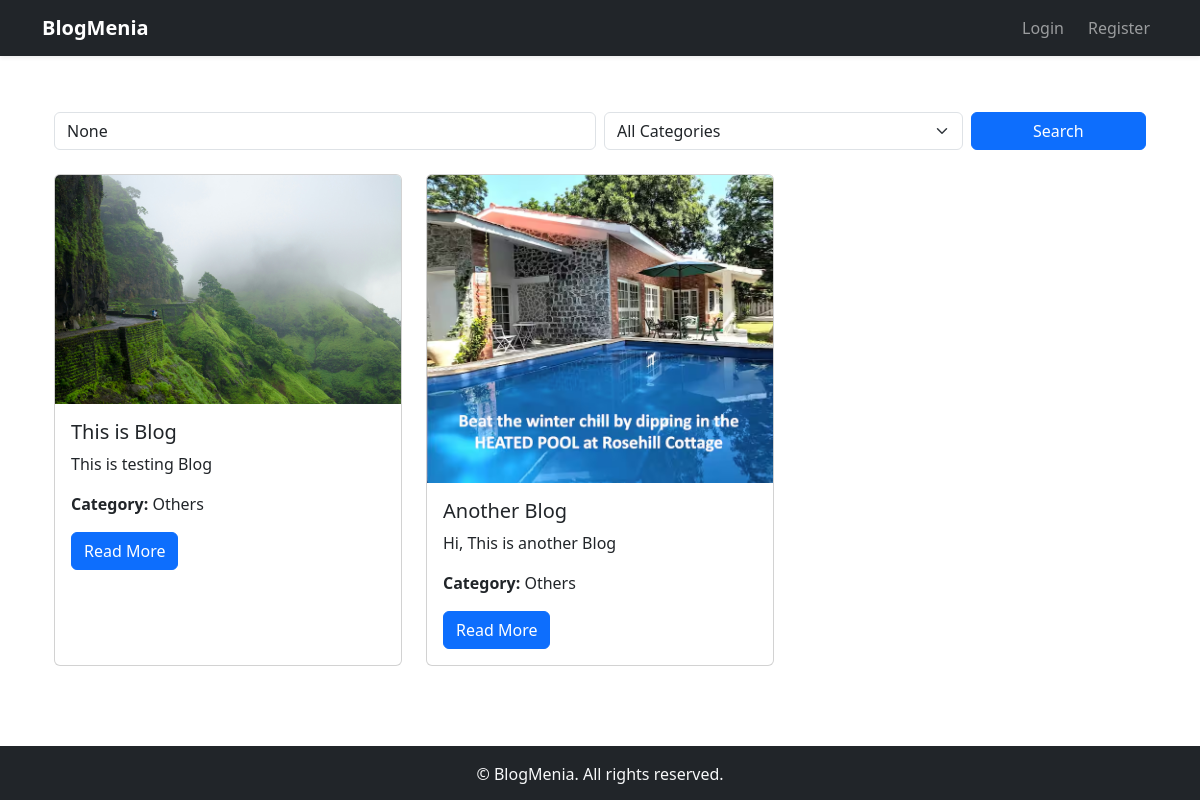
The app's page /blogs/search/, older data.
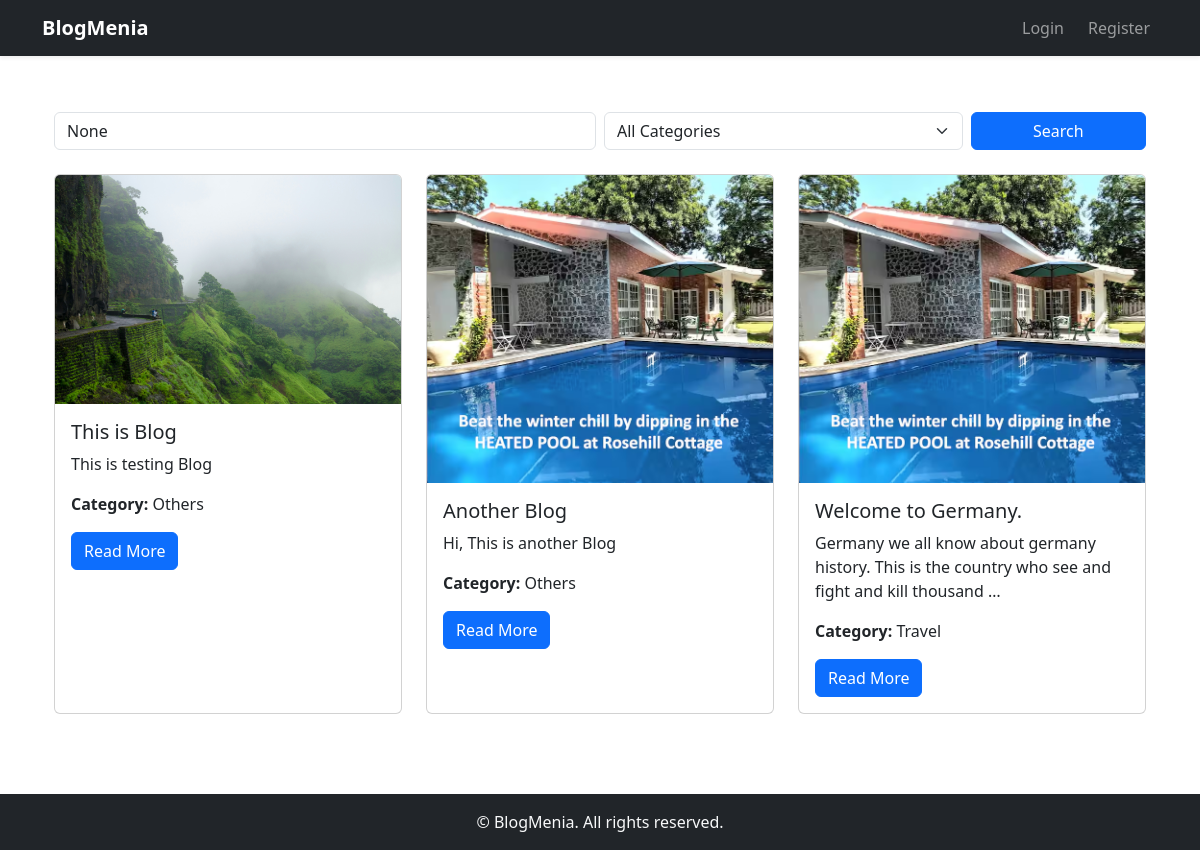
The same page, newer data.
### blog/models.py (models this page shows, shortened)
class Blog(models.Model):
    CATEGORY_CHOICES = [
        ('others', 'Others'),
        ('life', "Life"),
        ('food', "Food"),
        ('fashions', 'Fashions'),
        ('travel', 'Travel'),
        ('bollywood', 'Bollywood'),
        ('cricket', 'Cricket'),
        ('others', 'Others'),
    ]
    user = models.ForeignKey(settings.AUTH_USER_MODEL, on_delete=models.CASCADE)
    title = models.CharField(max_length=200)
    content = models.TextField(max_length=5000)
    category = models.CharField(max_length=50, choices=CATEGORY_CHOICES, default='others')
    image = models.ImageField(upload_to='blog_images/')
    createdAt = models.DateTimeField(auto_now_add=True)

### blog/views.py (the view)
# urls.py: path('search/', views.blog_search, name='blog_search'),
def blog_search(request):
    query = request.GET.get('q')
    category = request.GET.get('category')
    blogs = Blog.objects.all()
    if query:
        blogs = blogs.filter(title__icontains=query)
    if category and category != 'all':
        blogs = blogs.filter(category=category)
    return render(request, 'blog_search.html', {
        'blogs': blogs,
        'categories': Blog.CATEGORY_CHOICES,
        'selected_category': category,
        'search_query': query,
    })

### blog/templates/blog_search.html (shortened to what this page needs)
{% extends "layout.html" %}
{% block content %}
<div class="container my-5">
    <form method="GET" class="mb-4">
        <div class="row g-2">
            <div class="col-md-6">
                <input type="text" name="q" class="form-control" placeholder="Search by title..." value="{{ search_query }}">
            </div>
            <div class="col-md-4">
                <select name="category" class="form-select">
                    <option value="all">All Categories</option>
                </select>
            </div>
            <div class="col-md-2">
                <button type="submit" class="btn btn-primary w-100">Search</button>
            </div>
        </div>
    </form>
    <div class="row">
        {% if blogs %}
            {% for blog in blogs %}
                <div class="col-md-4 mb-4">
                    <div class="card h-100">
                        <img src="{{ blog.image.url }}" class="card-img-top" alt="{{ blog.title }}">
                        <div class="card-body">
                            <h5 class="card-title">{{ blog.title }}</h5>
                            <p class="card-text">{{ blog.content|truncatechars:100 }}</p>
                            <p><strong>Category:</strong> {{ blog.get_category_display }}</p>
                            <a href="{% url 'blog_detail' blog.id %}" class="btn btn-primary">Read More</a>
                        </div>
                    </div>
                </div>
            {% endfor %}
        {% else %}
            <p>No blogs found.</p>
        {% endif %}
    </div>
</div>
{% endblock %}

Row changes from the older to the newer data that the page shows:
added Blog: image (picture), title "Welcome to Germany.", content "Germany we all know about germany history. This is the country who see and fight and kill thousand …", category "Travel"
